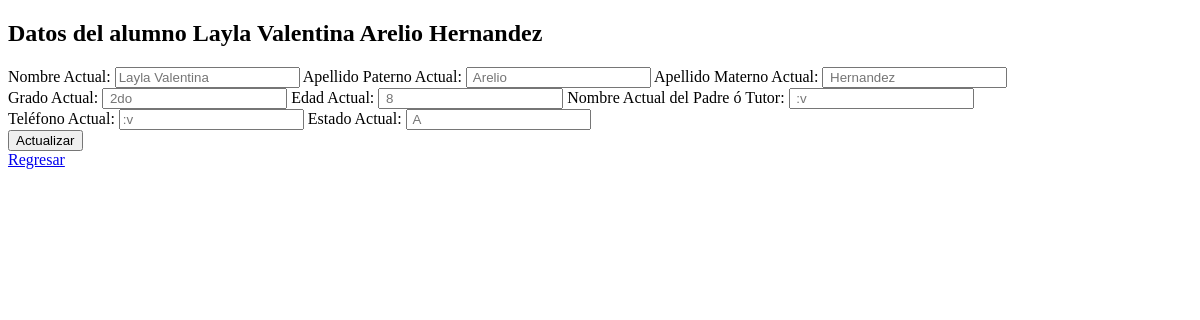
The page /editar/actualizar/22/2do on the database as committed earlier.
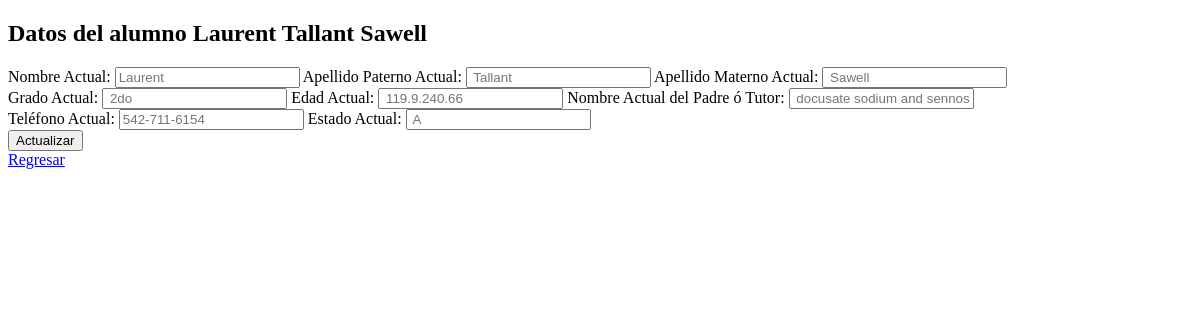
The same page on the database as committed later.
### tables this page shows
CREATE TABLE estudiante(
    estudiante_ID NUMBER(30) PRIMARY KEY, 
    nombre VARCHAR(20) NOT NULL,
    apellido_pat VARCHAR(20) NOT NULL,
    apellido_mat VARCHAR(20),
    grado VARCHAR(20) NOT NULL,
    edad NUMBER(5) NOT NULL,
    nombre_tutor VARCHAR(50),
    telefono VARCHAR(50),
    dia_registro DATE DEFAULT SYSDATE,
    estado CHAR(2),
    CONSTRAINT estado_ck CHECK(estado IN ('A', 'S', 'B'))
);

### app.py (the view)
@app.route('/editar/actualizar/<e_ID>/<grado>')
def actualizar_au(e_ID,grado):
    m_inscrita = coneccion.consulta_inscrita(e_ID,grado)
    est = coneccion.consulta_estudiantes_id(e_ID,grado)
    print(est)
    print(m_inscrita)
    return render_template('actualizarAlu.html', estudiante=est, materia=m_inscrita )

### models.py (called while the page is built)
def consulta_inscrita(est_id, grado):
    con = sql.connect("DB/baseConeyotl.db")
    cursor = con.cursor()
    cursor.execute("SELECT e.estudiante_ID, p.profesor_ID, m.materia_ID FROM estudiante e JOIN profesor_grado p ON e.grado=p.grado JOIN materia m ON m.grado=p.grado WHERE e.grado=? and e.estudiante_ID=?",(grado, est_id,))
    datos_materia_inscrita = cursor.fetchall()
    con.commit()
    con.close()
    return datos_materia_inscrita

def consulta_estudiantes_id(est_id, grado):
    con = sql.connect("DB/baseConeyotl.db")
    cursor = con.cursor()
    cursor.execute("SELECT * FROM estudiante where estudiante_ID=? and grado=?",(est_id,grado,))
    datos_estudiantes = cursor.fetchall()
    con.commit()
    con.close()
    return datos_estudiantes

### templates/actualizarAlu.html (shortened to what this page needs)
<!DOCTYPE html>
<html lang="en">
<head>
</head>
<body>
    <h2>Datos del alumno {{ estudiante.0.1 }} {{estudiante.0.2}} {{estudiante.0.3}}</h2>
    <form action="" , method="POST">
        Nombre Actual: <input type="text" name="nombre" placeholder="{{ estudiante.0.1 }}">
        Apellido Paterno Actual: <input type="text" name="apellido_p" placeholder=" {{ estudiante.0.2 }}">
        Apellido Materno Actual: <input type="text" name="apellido_m" placeholder=" {{ estudiante.0.3 }}"><br>
        Grado Actual: <input type="text" name="grado" placeholder=" {{ estudiante.0.4 }}">
        Edad Actual: <input type="text" name="edad" placeholder=" {{ estudiante.0.5 }}">
        Nombre Actual del Padre ó Tutor: <input type="text" name="nombre_tutor" placeholder=" {{ estudiante.0.6 }}"><br>
        Teléfono Actual: <input type="text" name="telefono" placeholder="{{ estudiante.0.7 }}">
        Estado Actual: <input type="text" name="estado" placeholder=" {{ estudiante.0.9 }}"><br>
        <button type="submit"> Actualizar </button>
    </form>
    <a href="/admin">Regresar</a>
</body>
</html>

Rows that differ between the two databases and show on the page:
changed estudiante "2do": nombre "Layla Valentina" → "Laurent"; apellido_pat "Arelio" → "Tallant"; apellido_mat "Hernandez" → "Sawell"; apellido_p "Arelio" → "Tallant"; apellido_m "Hernandez" → "Sawell"; edad "8" → "119.9.240.66"; nombre_tutor ":v" → "docusate sodium and sennosides"; telefono ":v" → "542-711-6154"
